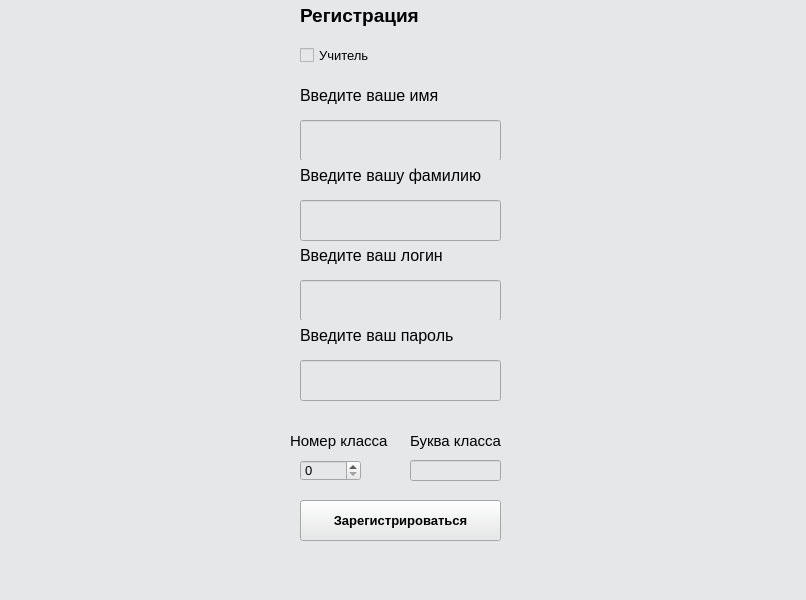
<?xml version="1.0" encoding="UTF-8"?>
<ui version="4.0">
 <class>Ws</class>
 <widget class="QMainWindow" name="Ws">
  <property name="geometry">
   <rect>
    <x>0</x>
    <y>0</y>
    <width>806</width>
    <height>600</height>
   </rect>
  </property>
  <property name="font">
   <font>
    <family>Arial</family>
   </font>
  </property>
  <property name="windowTitle">
   <string>MainWindow</string>
  </property>
  <property name="styleSheet">
   <string notr="true">background-color: rgb(230, 231, 232);</string>
  </property>
  <widget class="QWidget" name="centralwidget">
   <widget class="QPushButton" name="RegEnd">
    <property name="geometry">
     <rect>
      <x>300</x>
      <y>500</y>
      <width>201</width>
      <height>41</height>
     </rect>
    </property>
    <property name="font">
     <font>
      <family>Arial</family>
      <pointsize>10</pointsize>
      <weight>75</weight>
      <bold>true</bold>
     </font>
    </property>
    <property name="text">
     <string>Зарегистрироваться</string>
    </property>
   </widget>
   <widget class="QLabel" name="label">
    <property name="geometry">
     <rect>
      <x>300</x>
      <y>80</y>
      <width>201</width>
      <height>31</height>
     </rect>
    </property>
    <property name="font">
     <font>
      <family>Arial</family>
      <pointsize>12</pointsize>
     </font>
    </property>
    <property name="text">
     <string>Введите ваше имя</string>
    </property>
   </widget>
   <widget class="QLineEdit" name="namedit">
    <property name="geometry">
     <rect>
      <x>300</x>
      <y>120</y>
      <width>201</width>
      <height>41</height>
     </rect>
    </property>
    <property name="font">
     <font>
      <family>Arial</family>
      <pointsize>10</pointsize>
     </font>
    </property>
   </widget>
   <widget class="QLabel" name="label_2">
    <property name="geometry">
     <rect>
      <x>300</x>
      <y>160</y>
      <width>201</width>
      <height>31</height>
     </rect>
    </property>
    <property name="font">
     <font>
      <family>Arial</family>
      <pointsize>12</pointsize>
     </font>
    </property>
    <property name="text">
     <string>Введите вашу фамилию</string>
    </property>
   </widget>
   <widget class="QLabel" name="label_3">
    <property name="geometry">
     <rect>
      <x>300</x>
      <y>240</y>
      <width>201</width>
      <height>31</height>
     </rect>
    </property>
    <property name="font">
     <font>
      <family>Arial</family>
      <pointsize>12</pointsize>
     </font>
    </property>
    <property name="text">
     <string>Введите ваш логин</string>
    </property>
   </widget>
   <widget class="QLineEdit" name="surnamedit">
    <property name="geometry">
     <rect>
      <x>300</x>
      <y>200</y>
      <width>201</width>
      <height>41</height>
     </rect>
    </property>
    <property name="font">
     <font>
      <family>Arial</family>
      <pointsize>10</pointsize>
     </font>
    </property>
   </widget>
   <widget class="QLineEdit" name="login">
    <property name="geometry">
     <rect>
      <x>300</x>
      <y>280</y>
      <width>201</width>
      <height>41</height>
     </rect>
    </property>
    <property name="font">
     <font>
      <family>Arial</family>
      <pointsize>10</pointsize>
     </font>
    </property>
   </widget>
   <widget class="QLabel" name="label_4">
    <property name="geometry">
     <rect>
      <x>300</x>
      <y>320</y>
      <width>201</width>
      <height>31</height>
     </rect>
    </property>
    <property name="font">
     <font>
      <family>Arial</family>
      <pointsize>12</pointsize>
     </font>
    </property>
    <property name="text">
     <string>Введите ваш пароль</string>
    </property>
   </widget>
   <widget class="QLineEdit" name="password">
    <property name="geometry">
     <rect>
      <x>300</x>
      <y>360</y>
      <width>201</width>
      <height>41</height>
     </rect>
    </property>
    <property name="font">
     <font>
      <family>Arial</family>
      <pointsize>10</pointsize>
     </font>
    </property>
   </widget>
   <widget class="QLabel" name="label_5">
    <property name="geometry">
     <rect>
      <x>300</x>
      <y>0</y>
      <width>201</width>
      <height>31</height>
     </rect>
    </property>
    <property name="font">
     <font>
      <family>Arial</family>
      <pointsize>14</pointsize>
      <weight>75</weight>
      <bold>true</bold>
     </font>
    </property>
    <property name="text">
     <string>Регистрация</string>
    </property>
   </widget>
   <widget class="QCheckBox" name="Teacher">
    <property name="geometry">
     <rect>
      <x>300</x>
      <y>40</y>
      <width>81</width>
      <height>31</height>
     </rect>
    </property>
    <property name="font">
     <font>
      <family>Arial</family>
      <pointsize>10</pointsize>
     </font>
    </property>
    <property name="text">
     <string>Учитель</string>
    </property>
   </widget>
   <widget class="QSpinBox" name="Class">
    <property name="geometry">
     <rect>
      <x>300</x>
      <y>460</y>
      <width>61</width>
      <height>21</height>
     </rect>
    </property>
    <property name="font">
     <font>
      <family>Arial</family>
      <pointsize>10</pointsize>
     </font>
    </property>
   </widget>
   <widget class="QLabel" name="label_6">
    <property name="geometry">
     <rect>
      <x>290</x>
      <y>430</y>
      <width>101</width>
      <height>21</height>
     </rect>
    </property>
    <property name="font">
     <font>
      <family>Arial</family>
      <pointsize>11</pointsize>
     </font>
    </property>
    <property name="text">
     <string>Номер класса</string>
    </property>
   </widget>
   <widget class="QLineEdit" name="Letter">
    <property name="geometry">
     <rect>
      <x>410</x>
      <y>460</y>
      <width>91</width>
      <height>21</height>
     </rect>
    </property>
    <property name="font">
     <font>
      <family>Arial</family>
     </font>
    </property>
   </widget>
   <widget class="QLabel" name="label_7">
    <property name="geometry">
     <rect>
      <x>410</x>
      <y>430</y>
      <width>101</width>
      <height>21</height>
     </rect>
    </property>
    <property name="font">
     <font>
      <family>Arial</family>
      <pointsize>11</pointsize>
     </font>
    </property>
    <property name="text">
     <string>Буква класса</string>
    </property>
   </widget>
  </widget>
  <widget class="QMenuBar" name="menubar">
   <property name="geometry">
    <rect>
     <x>0</x>
     <y>0</y>
     <width>806</width>
     <height>21</height>
    </rect>
   </property>
  </widget>
  <widget class="QStatusBar" name="statusbar"/>
 </widget>
 <resources/>
 <connections/>
</ui>
